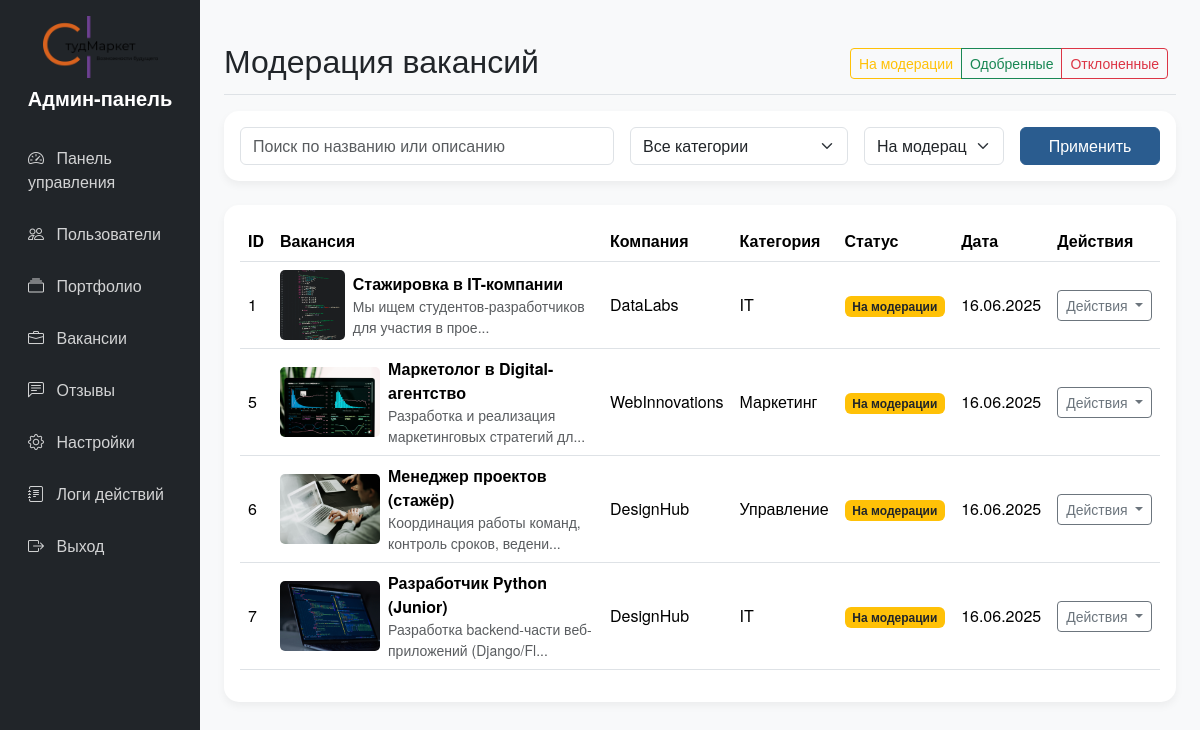
The app's page /files_admin/admin_vacancies.php (signed in), older data.
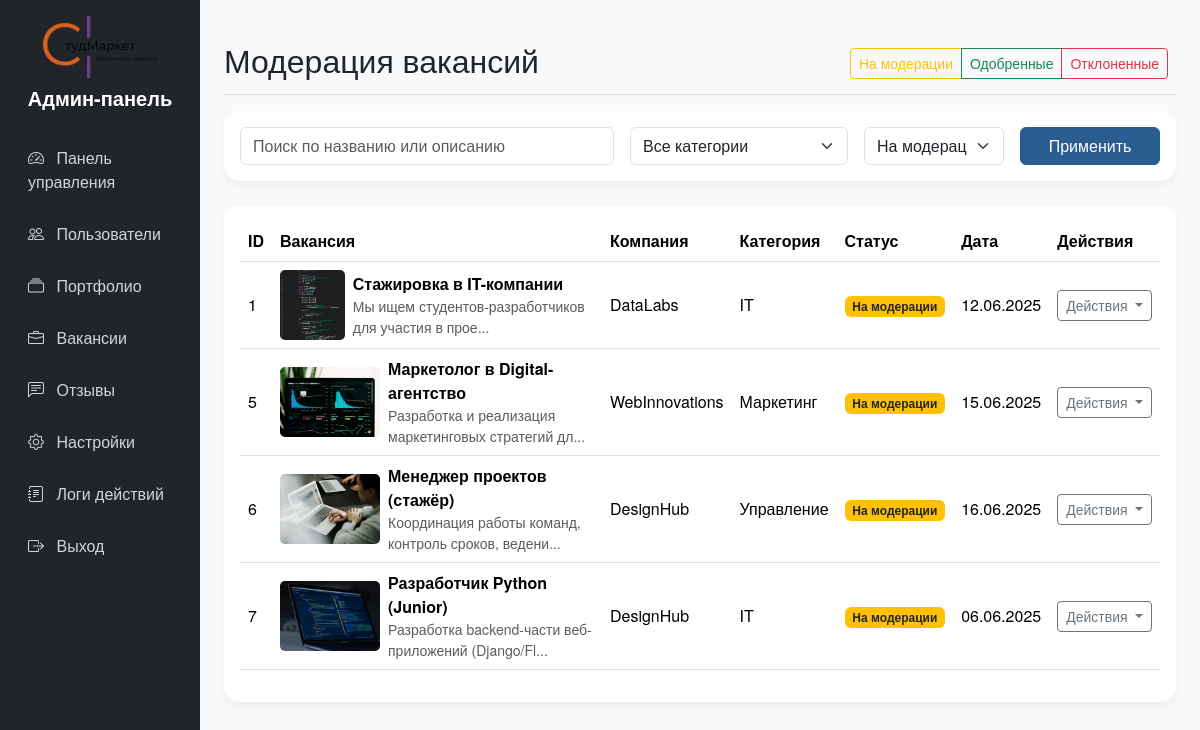
The same page, newer data.
### tables this page shows
CREATE TABLE `vacancies` (
  `id` int(11) NOT NULL,
  `user_id` int(11) NOT NULL,
  `title` varchar(255) NOT NULL,
  `category_id` int(11) NOT NULL,
  `employment_type` enum('full','part','internship','remote') NOT NULL,
  `salary` varchar(100) DEFAULT NULL,
  `location` varchar(255) DEFAULT NULL,
  `description` varchar(255) DEFAULT NULL,
  `requirements` varchar(255) DEFAULT NULL,
  `benefits` varchar(255) DEFAULT NULL,
  `contacts` varchar(255) DEFAULT NULL,
  `image_path` varchar(255) DEFAULT NULL,
  `created_at` timestamp NOT NULL DEFAULT CURRENT_TIMESTAMP,
  `status` enum('pending','approved','rejected') NOT NULL DEFAULT 'pending',
  `moderator_comment` text
);

CREATE TABLE `users` (
  `id` int(11) NOT NULL,
  `name` varchar(100) NOT NULL,
  `email` varchar(100) NOT NULL,
  `password` varchar(255) NOT NULL,
  `user_type` enum('student','employer') NOT NULL,
  `phone` varchar(20) DEFAULT NULL,
  `created_at` timestamp NULL DEFAULT CURRENT_TIMESTAMP,
  `avatar_path` varchar(255) DEFAULT 'img/no-image.png',
  `is_banned` tinyint(1) NOT NULL DEFAULT '0',
  `ban_reason` text
);

CREATE TABLE `vacancy_categories` (
  `id` int(11) NOT NULL,
  `name` varchar(255) NOT NULL
);

### files_admin/admin_vacancies.php (the view, shortened to what the changed rows need)
<?php
require_once("../config/link.php");
if (isset($_GET['status']))
{
    $status_filter = $_GET['status'];
}
else
{
    $status_filter = 'pending';
}
$where = [];
if ($status_filter)
{
    $where[] = "v.status = '$status_filter'";
}
$where_clause = $where ? 'WHERE ' . implode(' AND ', $where) : '';
$per_page = 15;
if (isset($_GET['page']))
{
    $page = (int)$_GET['page'];
}
else
{
    $page = 1;
}
$offset = ($page - 1) * $per_page;
$vacancies = $conn->query("SELECT v.*, u.name as company_name, u.user_type, c.name as category_name FROM vacancies v JOIN users u ON v.user_id = u.id JOIN vacancy_categories c ON v.category_id = c.id $where_clause ORDER BY v.id ASC LIMIT $per_page OFFSET $offset");
?>
<!DOCTYPE html>
<html lang="ru">
<head>
    <link rel="stylesheet" href="../css/bootstrap.min.css">
    <link rel="stylesheet" href="https://cdn.jsdelivr.net/npm/bootstrap-icons@1.11.1/font/bootstrap-icons.css">
    <link rel="stylesheet" href="../style.css">
    <link rel="stylesheet" href="style_admin.css">
</head>
<body class="d-flex flex-column min-vh-100">
<div class="flex-grow-1">
    <?php
        require_once('admin_header.php');
    ?>
    <main class="col-md-9 ms-sm-auto col-lg-10 px-md-4 py-4">
        <div class="d-flex justify-content-between flex-wrap flex-md-nowrap align-items-center pt-3 pb-2 mb-3 border-bottom">
            <h1 class="h2">Модерация вакансий</h1>
        </div>
        <div class="card">
            <div class="card-body">
                <div class="table-responsive">
                    <table class="table table-hover align-middle">
                        <thead>
                            <tr>
                                <th>ID</th>
                                <th>Вакансия</th>
                                <th>Компания</th>
                                <th>Категория</th>
                                <th>Статус</th>
                                <th>Дата</th>
                                <th>Действия</th>
                            </tr>
                        </thead>
                        <tbody>
                            <?php
                            while ($vacancy = $vacancies->fetch_assoc())
                            {
                            ?>
                            <tr>
                                <td><?= $vacancy['id'] ?></td>
                                <td>
                                    <div class="d-flex align-items-center">
                                        <img src="<?= htmlspecialchars($vacancy['image_path'] ?: '../img/no-image.png') ?>" class="vacancy-img me-2" alt="<?= htmlspecialchars($vacancy['title']) ?>">
                                        <div>
                                            <strong><?= htmlspecialchars($vacancy['title']) ?></strong>
                                            <div class="text-muted small"><?= mb_substr(htmlspecialchars($vacancy['description']), 0, 50) ?>...</div>
                                        </div>
                                    </div>
                                </td>
                                <td><?= htmlspecialchars($vacancy['company_name']) ?></td>
                                <td><?= htmlspecialchars($vacancy['category_name']) ?></td>
                                <td>
                                    <?php
                                    if ($vacancy['status'] == 'pending')
                                    {
                                    ?>
                                        <span class="badge badge-pending">На модерации</span>
                                    <?php
                                    }
                                    ?>
                                </td>
                                <td><?= date('d.m.Y', strtotime($vacancy['created_at'])) ?></td>
                                <td>
                                    <div class="dropdown">
                                        <button class="btn btn-sm btn-outline-secondary dropdown-toggle" type="button" data-bs-toggle="dropdown">
                                            Действия
                                        </button>
                                    </div>
                                </td>
                            </tr>
                            <?php
                            }
                            ?>
                        </tbody>
                    </table>
                </div>
            </div>
        </div>
    </main>
</div>
</body>
</html>

Row changes from the older to the newer data that the page shows:
changed vacancies "Стажировка в IT-компании": created_at "16.06.2025" → "12.06.2025"
changed vacancies "Маркетолог в Digital-агентство": created_at "16.06.2025" → "15.06.2025"
changed vacancies "Разработчик Python (Junior)": created_at "16.06.2025" → "06.06.2025"
